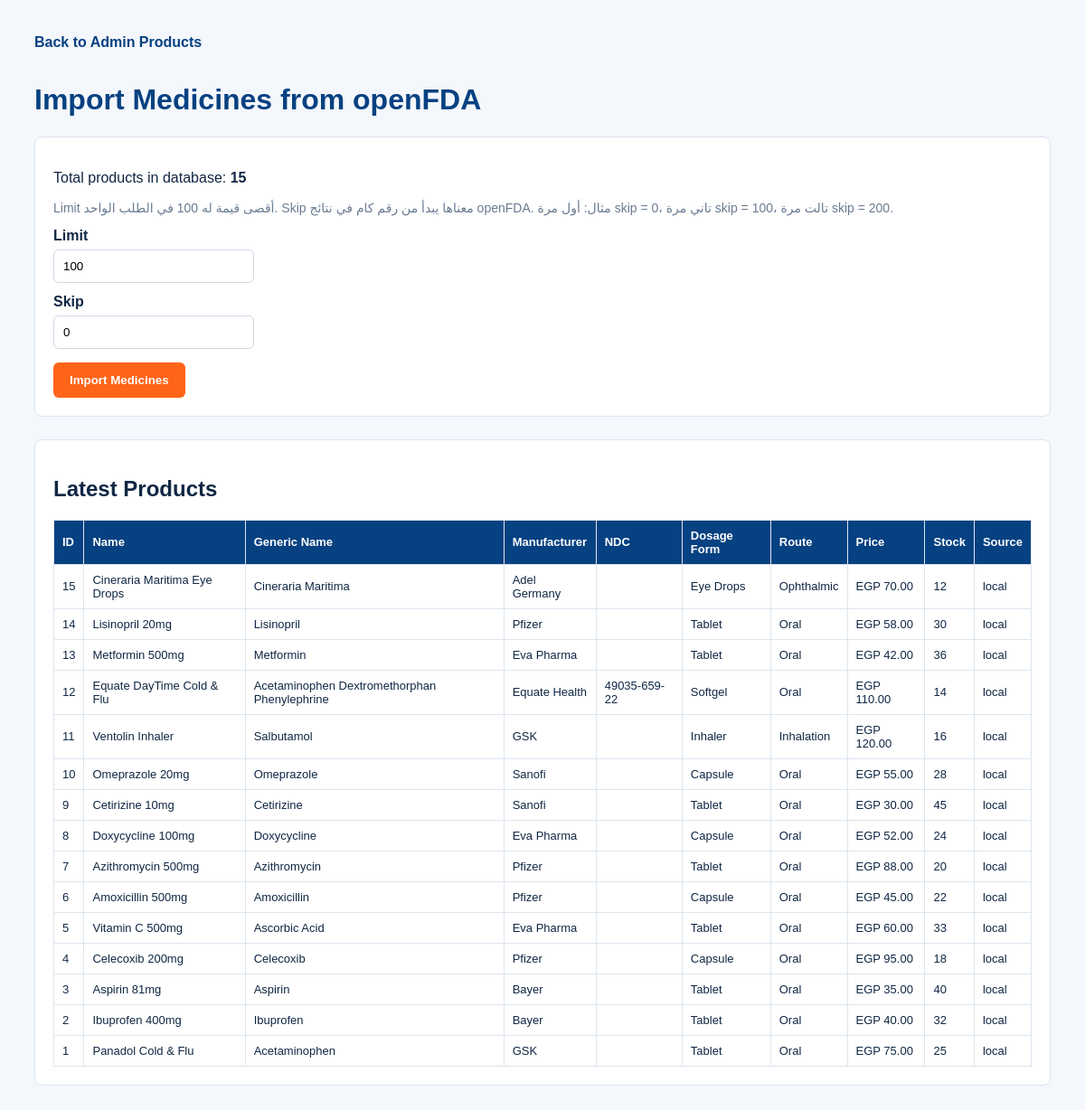
The app's page /import-openfda.php with its own data.
### tables this page shows
CREATE TABLE products (
    product_id INT AUTO_INCREMENT PRIMARY KEY,
    name VARCHAR(100) NOT NULL,
    price DOUBLE NOT NULL,
    stock INT NOT NULL,
    category_id INT,
    company_id INT,
    generic_name VARCHAR(150) NULL,
    brand_name VARCHAR(150) NULL,
    manufacturer_name VARCHAR(150) NULL,
    product_ndc VARCHAR(50) NULL,
    dosage_form VARCHAR(100) NULL,
    route VARCHAR(100) NULL,
    image_url VARCHAR(255) NULL,
    source VARCHAR(50) DEFAULT 'local',
    is_active TINYINT(1) DEFAULT 1,
    FOREIGN KEY (category_id) REFERENCES categories(category_id)
        ON DELETE SET NULL
        ON UPDATE CASCADE,
    FOREIGN KEY (company_id) REFERENCES companies(company_id)
        ON DELETE SET NULL
        ON UPDATE CASCADE
);

### import-openfda.php (the view, shortened to what this page needs)
<?php
$dbObject = new MySQL();
$db = $dbObject->connectToDb();
$productsStmt = $db->prepare("
    SELECT
        product_id,
        name,
        generic_name,
        manufacturer_name,
        product_ndc,
        dosage_form,
        route,
        price,
        stock,
        source
    FROM products
    ORDER BY product_id DESC
    LIMIT 50
");
$productsStmt->execute();
$products = $productsStmt->fetchAll(PDO::FETCH_ASSOC);
$countStmt = $db->prepare("SELECT COUNT(*) AS total FROM products");
$countStmt->execute();
$totalProducts = $countStmt->fetch(PDO::FETCH_ASSOC)["total"];
?>
<!DOCTYPE html>
<html lang="en">
<head>
</head>
<body>
<a class="back" href="views/fe/admin-products.php">Back to Admin Products</a>
<h1>Import Medicines from openFDA</h1>
<div class="box">
    <p>
        Total products in database:
        <strong><?php echo $totalProducts; ?></strong>
    </p>
    <p class="note">
        Limit أقصى قيمة له 100 في الطلب الواحد.
        Skip معناها يبدأ من رقم كام في نتائج openFDA.
        مثال: أول مرة skip = 0، تاني مرة skip = 100، تالت مرة skip = 200.
    </p>
    <form method="POST">
        <label>Limit</label>
        <input type="number" name="limit" value="100" min="1" max="100">
        <label>Skip</label>
        <input type="number" name="skip" value="0" min="0">
        <br>
        <button type="submit" name="import">
            Import Medicines
        </button>
    </form>
</div>
<div class="box">
    <h2>Latest Products</h2>
    <table>
        <thead>
            <tr>
                <th>ID</th>
                <th>Name</th>
                <th>Generic Name</th>
                <th>Manufacturer</th>
                <th>NDC</th>
                <th>Dosage Form</th>
                <th>Route</th>
                <th>Price</th>
                <th>Stock</th>
                <th>Source</th>
            </tr>
        </thead>
        <tbody>
            <?php if (empty($products)): ?>
                <tr>
                    <td colspan="10">No products found.</td>
                </tr>
            <?php else: ?>
                <?php foreach ($products as $product): ?>
                    <tr>
                        <td><?php echo $product["product_id"]; ?></td>
                        <td><?php echo htmlspecialchars($product["name"]); ?></td>
                        <td><?php echo htmlspecialchars($product["generic_name"] ?? ""); ?></td>
                        <td><?php echo htmlspecialchars($product["manufacturer_name"] ?? ""); ?></td>
                        <td><?php echo htmlspecialchars($product["product_ndc"] ?? ""); ?></td>
                        <td><?php echo htmlspecialchars($product["dosage_form"] ?? ""); ?></td>
                        <td><?php echo htmlspecialchars($product["route"] ?? ""); ?></td>
                        <td>EGP <?php echo number_format($product["price"], 2); ?></td>
                        <td><?php echo $product["stock"]; ?></td>
                        <td><?php echo htmlspecialchars($product["source"] ?? "local"); ?></td>
                    </tr>
                <?php endforeach; ?>
            <?php endif; ?>
        </tbody>
    </table>
</div>
</body>
</html>

### import-openfda.php (style rules this page uses)
body { font-family: Arial, sans-serif; background: #f4f7fb; padding: 30px; color: #102744; }
h1 { color: #064181; }
.box { background: white; border: 1px solid #dce5ef; padding: 20px; border-radius: 8px; margin-bottom: 25px; }
label { font-weight: bold; display: block; margin-top: 12px; margin-bottom: 6px; }
input { padding: 10px; width: 200px; border: 1px solid #ccd8e4; border-radius: 6px; margin-right: 10px; }
button { background: #ff6418; color: white; border: none; padding: 12px 18px; border-radius: 6px; font-weight: bold; cursor: pointer; margin-top: 15px; }
table { width: 100%; border-collapse: collapse; background: white; }
th, td { border: 1px solid #dce5ef; padding: 9px; font-size: 13px; text-align: left; }
th { background: #064181; color: white; }
.back { display: inline-block; margin-bottom: 15px; color: #064181; text-decoration: none; font-weight: bold; }
.note { color: #697b91; font-size: 14px; }

### records on screen
products: product_id "15", name "Cineraria Maritima Eye Drops", generic_name "Cineraria Maritima", manufacturer_name "Adel Germany", dosage_form "Eye Drops", route "Ophthalmic", price "70.00", stock "12", source "local"
products: product_id "14", name "Lisinopril 20mg", generic_name "Lisinopril", manufacturer_name "Pfizer", dosage_form "Tablet", route "Oral", price "58.00", stock "30", source "local"
products: product_id "13", name "Metformin 500mg", generic_name "Metformin", manufacturer_name "Eva Pharma", dosage_form "Tablet", route "Oral", price "42.00", stock "36", source "local"
products: product_id "12", name "Equate DayTime Cold & Flu", generic_name "Acetaminophen Dextromethorphan Phenylephrine", manufacturer_name "Equate Health", product_ndc "49035-659-22", dosage_form "Softgel", route "Oral", price "110.00", stock "14", source "local"
products: product_id "11", name "Ventolin Inhaler", generic_name "Salbutamol", manufacturer_name "GSK", dosage_form "Inhaler", route "Inhalation", price "120.00", stock "16", source "local"
products: product_id "10", name "Omeprazole 20mg", generic_name "Omeprazole", manufacturer_name "Sanofi", dosage_form "Capsule", route "Oral", price "55.00", stock "28", source "local"
products: product_id "9", name "Cetirizine 10mg", generic_name "Cetirizine", manufacturer_name "Sanofi", dosage_form "Tablet", route "Oral", price "30.00", stock "45", source "local"
products: product_id "8", name "Doxycycline 100mg", generic_name "Doxycycline", manufacturer_name "Eva Pharma", dosage_form "Capsule", route "Oral", price "52.00", stock "24", source "local"
products: product_id "7", name "Azithromycin 500mg", generic_name "Azithromycin", manufacturer_name "Pfizer", dosage_form "Tablet", route "Oral", price "88.00", stock "20", source "local"
products: product_id "6", name "Amoxicillin 500mg", generic_name "Amoxicillin", manufacturer_name "Pfizer", dosage_form "Capsule", route "Oral", price "45.00", stock "22", source "local"
products: product_id "5", name "Vitamin C 500mg", generic_name "Ascorbic Acid", manufacturer_name "Eva Pharma", dosage_form "Tablet", route "Oral", price "60.00", stock "33", source "local"
products: product_id "4", name "Celecoxib 200mg", generic_name "Celecoxib", manufacturer_name "Pfizer", dosage_form "Capsule", route "Oral", price "95.00", stock "18", source "local"
products: product_id "3", name "Aspirin 81mg", generic_name "Aspirin", manufacturer_name "Bayer", dosage_form "Tablet", route "Oral", price "35.00", stock "40", source "local"
products: product_id "2", name "Ibuprofen 400mg", generic_name "Ibuprofen", manufacturer_name "Bayer", dosage_form "Tablet", route "Oral", price "40.00", stock "32", source "local"
products: product_id "1", name "Panadol Cold & Flu", generic_name "Acetaminophen", manufacturer_name "GSK", dosage_form "Tablet", route "Oral", price "75.00", stock "25", source "local"

### other values on screen
$totalProducts "15"
